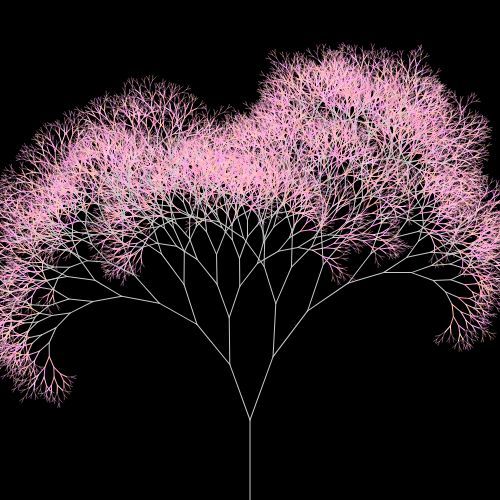
Frame 1 (no input)
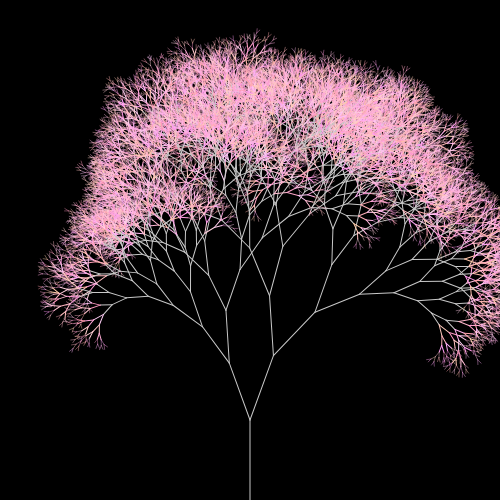
Frame 2 (the mouse pressed at the canvas centre, redrawn once)

The p5.js sketch that drew these frames (run headless with seeded random() and noise() and a simulated clock; the mouse was pressed at the canvas centre and the sketch redrawn once):

// p5.js sketch
// ── sketch.js
function setup() {
  createCanvas(500, 500);
  noLoop()
}

function draw() {
  background(0);
  stroke(200); // 線の色を黒色に設定
  drawBranch(width / 2, height, 80, 20); // (width/2, height)の位置から始めて、長さ100の線を描画
}

function drawBranch(x, y, len, angle) {
  line(x, y, x, y - len); // 線を描画

  // 短くなった線に対して再帰的に描画
  if (len > 5) {
    push(); // 現在の座標系を保存
    console.log(len);

    if (len < 15) {
      stroke(
        255, random(150, 210), random(170, 250)
      );
    }

    // if (len < 15) {
    //   stroke(
    //     random(255 - 1 * len),
    //     random(255 - 1 * len),
    //     255 - 2 * len
    //   );
    // }
    if ( len < 8) {
      strokeWeight(0.4)
      }
    translate(x, y - len); // 座標系を移動
    rotate(radians(angle)); // 座標系を回転
    drawBranch(0, 0, len * random(0.7, 0.9), random(15, 25)); // 新しい枝を描画
    rotate(radians(-angle * 2)); // 座標系逆方向に回転
    drawBranch(0, 0, len * random(0.7, 0.9), random(15, 25)); // 新しい枝を描画
    pop(); // 座標系を復元
  }
}
